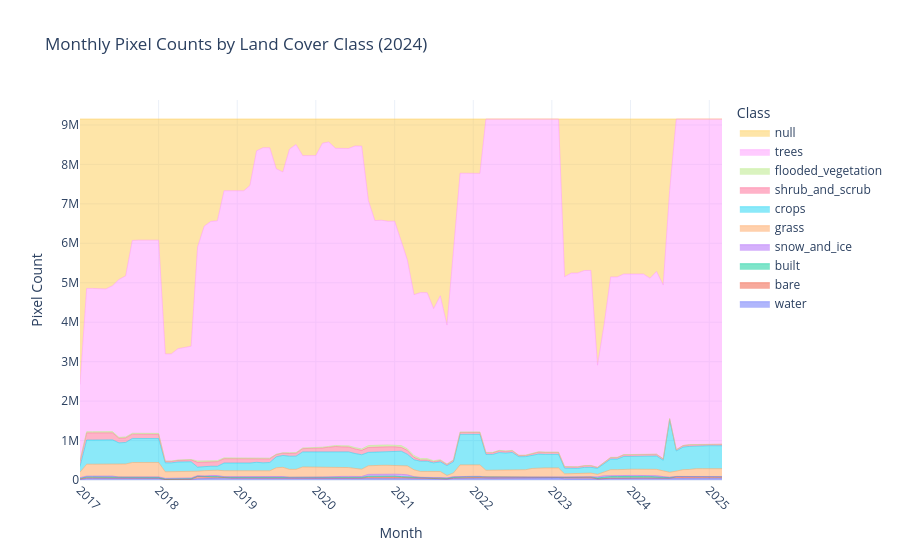

Notebook code for this chart:
### Markdown cell above
## STEP4 - Load the landuse & forestloss csv and upload to supabase

### Code cell
# load data frame from csv project_code
landuse_pipeline = CSVtoSupabasePipeline(project_code=project_code)
landuse_pipeline.process_landuse_pipeline()
